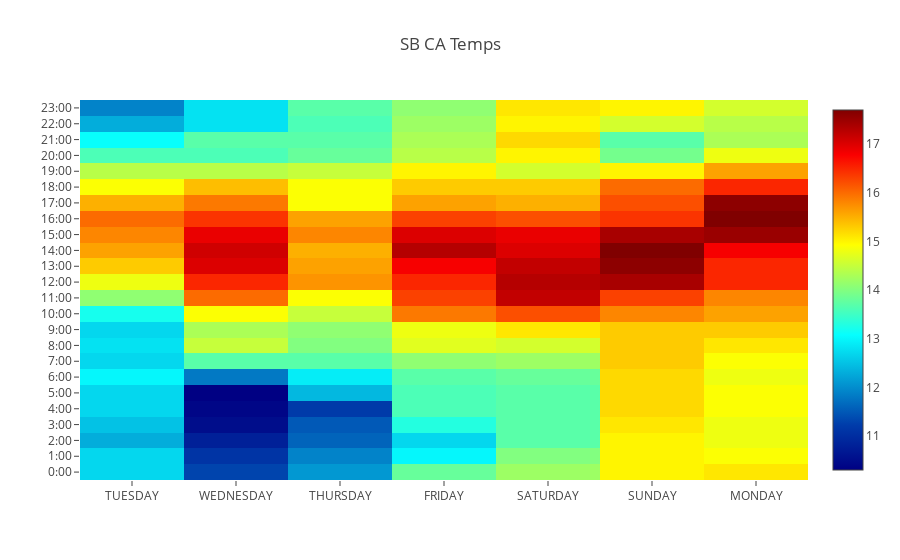

Notebook code for this chart:
### Code cell
data = [go.Heatmap(x=df['DAY'],y=df['LST_TIME'],z=df['T_HR_AVG'].values.tolist(), colorscale='Jet')]
layout = go.Layout(title='SB CA Temps')
fig = go.Figure(data=data, layout=layout)
iplot(fig)

### Figure 1 — Plotly figure (JSON) as saved in the notebook; plotly's stock layout.template omitted (floating-point values rounded to 4 significant figures; data arrays with more than 128 entries replaced by an {"elided": "..."} marker saying what was removed)
{"data": [{"colorscale": "Jet", "type": "heatmap", "x": {"elided": "168 str values"}, "y": {"elided": "168 str values"}, "z": {"elided": "168 float values"}}], "layout": {"title": "SB CA Temps"}}
